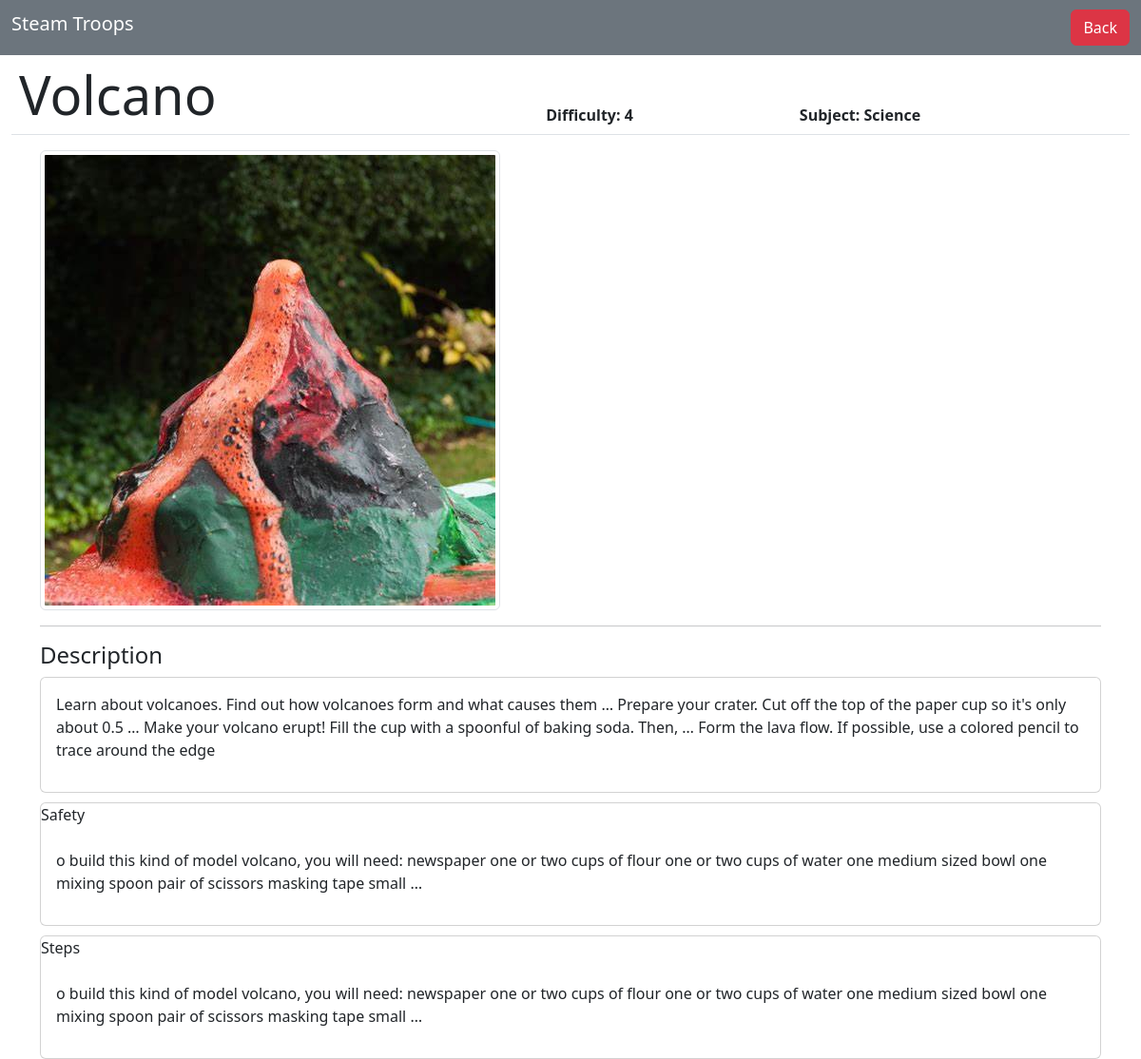
The page /student-detail/14/ on the database its author committed.
### diy/models.py (models this page shows, shortened)
class Experiments(models.Model):
    user = models.ForeignKey(
        User, on_delete=models.CASCADE, null=True, blank=True)
    exp_name = models.CharField(blank=False, max_length=100)
    description = models.TextField(blank=False, null=False)
    difficulty = models.IntegerField(blank=False)
    subject = models.CharField(blank=False, max_length=100)
    image = models.ImageField(upload_to='images/')
    safety = models.TextField(blank=False)
    claps = models.IntegerField(null=True, blank=True,default=1)
    steps = models.TextField(blank=True)
    class Meta:
        order_with_respect_to = 'user'

### diy/views.py (the view)
# urls.py: path("student-detail/<int:pk>/", Student_Detail.as_view(), name="student-detail"),
class Student_Detail(DetailView):
    model = Experiments
    template_name = "diy/student_detail.html"
    context_object_name = "experiment"

### diy/templates/diy/student_detail.html (shortened to what this page needs)
<!DOCTYPE html>
<html lang="en">
<head>
    <link rel="stylesheet" href="https://cdn.jsdelivr.net/npm/bootstrap@5.2.0/dist/css/bootstrap.min.css">
</head>
<body>
    <nav class="navbar navbar-expand-lg bg-secondary">
        <div class="container-fluid">
            <a class="navbar-brand h3 display-7" style="color: white;" href="#">Steam Troops</a>
                <a class="btn btn-danger justify-content-end text-bg-danger display-8" href="{% url 'student' %}" style="text-decoration:none ;">Back</a>
        </div>
    </nav>
    <div class="container-fluid">
        <table class="table">
            <thead>
                <tr>
                    <th>
                        <div class="display-4">
                            {{experiment.exp_name}}
                        </div>
                    </th>
                    <th>
                        <div class="display-8">
                            Difficulty: {{experiment.difficulty}}
                        </div>
                    </th>
                    <th>
                        <div class="display-8">
                            Subject: {{experiment.subject}}
                        </div>
                    </th>
                </tr>
            </thead>
        </table>
        <div class="container">
            <img src="{{ experiment.image.url }}" class="img-fluid img-thumbnail"/>
            <hr>
            <div class="h4" style="margin-top: 15px;">Description</div>
            <div class="card">
                <div class="card-body">
                    <p>{{experiment.description}}</p>
                </div>
            </div>
            <div class="card" style="margin-top: 10px;">
                <div class="card-title display-7">Safety</div>
                <div class="card-body">
                    <p>{{experiment.safety}}</p>
                </div>
            </div>
            <div class="card" style="margin-top: 10px;">
                <div class="card-title display-7">Steps</div>
                <div class="card-body">
                    <p class="text-break">{{experiment.steps}}</p>
                </div>
            </div>
        </div>
    </div>
</body>
</html>

### rows shown on the page
Experiments: exp_name "Volcano", difficulty "4", subject "Science", image (picture), description "Learn about volcanoes. Find out how volcanoes form and what causes them … Prepare your crater. Cut off the top of the paper cup so it's only about 0.5 … Make your volcano erupt! Fill the cup with a spoonful of baking soda. Then, … Form the lava flow. If possible, use a colored pencil to trace around the edge", safety "o build this kind of model volcano, you will need: newspaper one or two cups of flour one or two cups of water one medium sized bowl one mixing spoon pair of scissors masking tape small …", steps "o build this kind of model volcano, you will need: newspaper one or two cups of flour one or two cups of water one medium sized bowl one mixing spoon pair of scissors masking tape small …"
